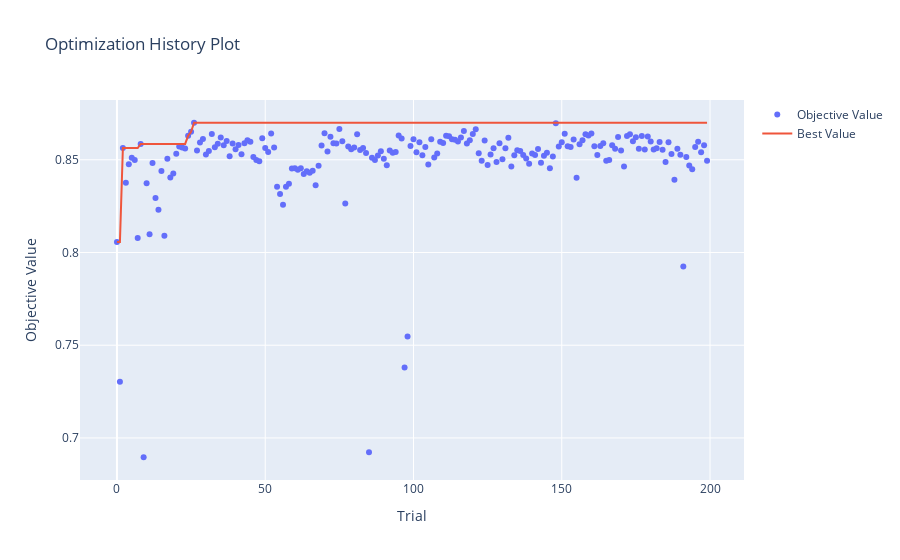

Source (notebook cell):
### Code cell
# Plot optimization history
plot_optimization_history(study)

### Figure 1 — Plotly figure (JSON) as saved in the notebook; plotly's stock layout.template omitted (floating-point values rounded to 4 significant figures; data arrays with more than 128 entries replaced by an {"elided": "..."} marker saying what was removed)
{"data": [{"mode": "markers", "name": "Objective Value", "type": "scatter", "x": {"elided": "200 int values"}, "y": {"elided": "200 float values"}}, {"mode": "lines", "name": "Best Value", "type": "scatter", "x": {"elided": "200 int values"}, "y": {"elided": "200 float values"}}, {"marker": {"color": "#cccccc"}, "mode": "markers", "name": "Infeasible Trial", "showlegend": false, "type": "scatter", "x": [], "y": []}], "layout": {"title": {"text": "Optimization History Plot"}, "xaxis": {"title": {"text": "Trial"}}, "yaxis": {"title": {"text": "Objective Value"}}}}
